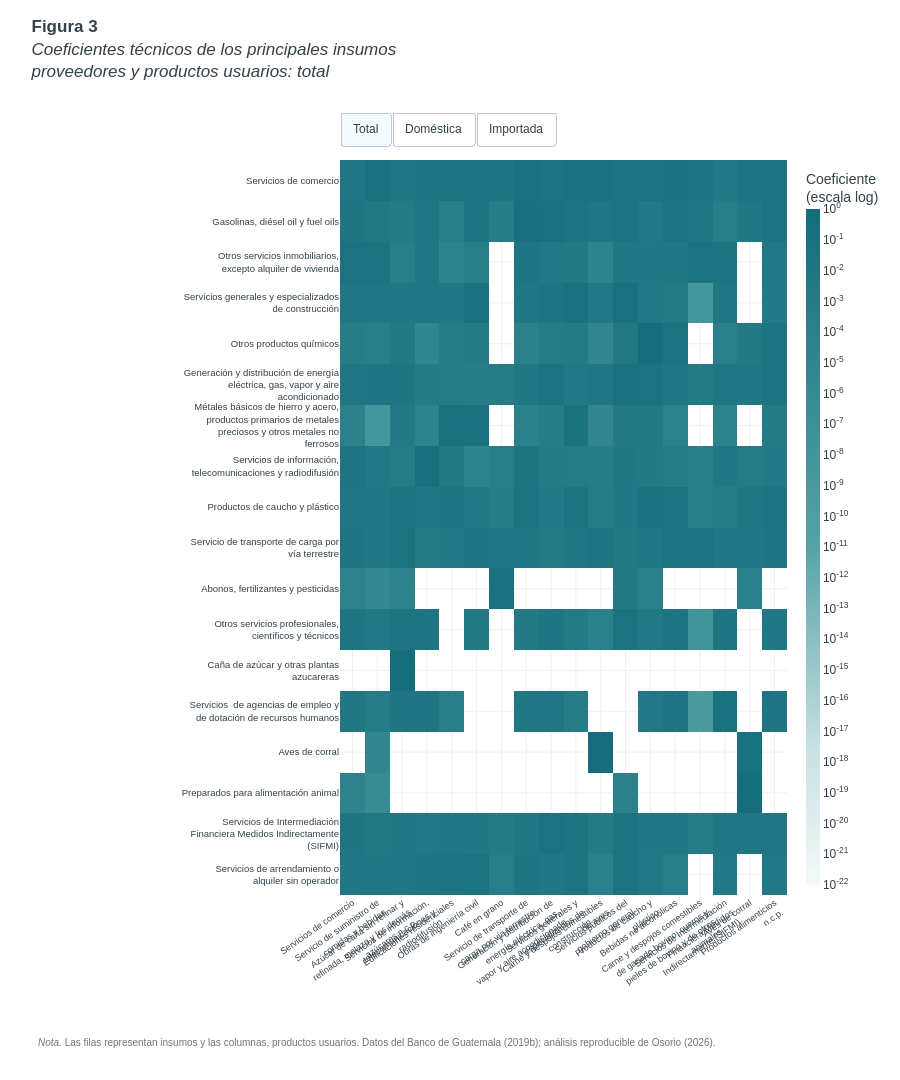

Notebook code for this chart:
### Code cell
#@title { display-mode: "form" }
fig_mapa, titulo_mapa = figura_mapa_calor()
mostrar_figura(fig_mapa, titulo_mapa)

### Figure 1 — Plotly figure (JSON) as saved in the notebook; plotly's stock layout.template omitted (floating-point values rounded to 4 significant figures; data arrays with more than 128 entries replaced by an {"elided": "..."} marker saying what was removed)
{"data": [{"colorbar": {"thickness": 14, "ticktext": ["10<sup>-22</sup>", "10<sup>-21</sup>", "10<sup>-20</sup>", "10<sup>-19</sup>", "10<sup>-18</sup>", "10<sup>-17</sup>", "10<sup>-16</sup>", "10<sup>-15</sup>", "10<sup>-14</sup>", "10<sup>-13</sup>", "10<sup>-12</sup>", "10<sup>-11</sup>", "10<sup>-10</sup>", "10<sup>-9</sup>", "10<sup>-8</sup>", "10<sup>-7</sup>", "10<sup>-6</sup>", "10<sup>-5</sup>", "10<sup>-4</sup>", "10<sup>-3</sup>", "10<sup>-2</sup>", "10<sup>-1</sup>", "10<sup>0</sup>"], "tickvals": [-22, -21, -20, -19, -18, -17, -16, -15, -14, -13, -12, -11, -10, -9, -8, -7, -6, -5, -4, -3, -2, -1, 0], "title": {"text": "Coeficiente<br>(escala log)"}}, "colorscale": [[0.0, "#f5f8f9"], [0.2, "#c8e1e2"], [0.5, "#55a3a7"], [1.0, "#146c7a"]], "customdata": {"elided": "18x18x7 mixed values"}, "hovertemplate": "Insumo: %{customdata[0]} (%{customdata[1]})<br>Producto que lo utiliza: %{customdata[2]} (%{customdata[3]})<br>Origen: %{customdata[4]}<br>Coeficiente exacto: %{customdata[5]:.6f}<br>Transacción: Q %{customdata[6]:,.2f} millones<extra></extra>", "type": "heatmap", "visible": true, "x": ["Servicios de comercio", "Servicio de suministro de<br>comidas y bebidas", "Azúcar de caña sin refinar y<br>refinada, melaza y los demás<br>azúcares n.c.p.", "Servicios de información,<br>telecomunicaciones y<br>radiodifusión", "Edificaciones residenciales", "Obras de ingeniería civil", "Café en grano", "Servicio de transporte de<br>carga por vía terrestre", "Generación y distribución de<br>energía eléctrica, gas,<br>vapor y aire acondicionado", "Servicios generales y<br>especializados de<br>construcción", "Carne y despojos comestibles<br>de aves", "Servicios públicos del<br>gobierno general", "Productos de caucho y<br>plástico", "Bebidas no alcohólicas", "Carne y despojos comestibles<br>de ganado bovino; cueros y<br>pieles de bovino y de otros<br>animales", "Servicios de Intermediación<br>Financiera Medidos<br>Indirectamente (SIFMI)", "Aves de corral", "Productos alimenticios<br>n.c.p."], "y": ["Servicios de comercio", "Gasolinas, diésel oil y fuel oils", "Otros servicios inmobiliarios,<br>excepto alquiler de vivienda", "Servicios generales y especializados<br>de construcción", "Otros productos químicos", "Generación y distribución de energía<br>eléctrica, gas, vapor y aire<br>acondicionado", "Métales básicos de hierro y acero,<br>productos primarios de metales<br>preciosos y otros metales no<br>ferrosos", "Servicios de información,<br>telecomunicaciones y radiodifusión", "Productos de caucho y plástico", "Servicio de transporte de carga por<br>vía terrestre", "Abonos, fertilizantes y pesticidas", "Otros servicios profesionales,<br>científicos y técnicos", "Caña de azúcar y otras plantas<br>azucareras", "Servicios  de agencias de empleo y<br>de dotación de recursos humanos", "Aves de corral", "Preparados para alimentación animal", "Servicios de Intermediación<br>Financiera Medidos Indirectamente<br>(SIFMI)", "Servicios de arrendamiento o<br>alquiler sin operador"], "z": {"elided": "18x18 float values"}, "zmax": 0, "zmin": -22}, {"colorbar": {"thickness": 14, "ticktext": ["10<sup>-22</sup>", "10<sup>-21</sup>", "10<sup>-20</sup>", "10<sup>-19</sup>", "10<sup>-18</sup>", "10<sup>-17</sup>", "10<sup>-16</sup>", "10<sup>-15</sup>", "10<sup>-14</sup>", "10<sup>-13</sup>", "10<sup>-12</sup>", "10<sup>-11</sup>", "10<sup>-10</sup>", "10<sup>-9</sup>", "10<sup>-8</sup>", "10<sup>-7</sup>", "10<sup>-6</sup>", "10<sup>-5</sup>", "10<sup>-4</sup>", "10<sup>-3</sup>", "10<sup>-2</sup>", "10<sup>-1</sup>", "10<sup>0</sup>"], "tickvals": [-22, -21, -20, -19, -18, -17, -16, -15, -14, -13, -12, -11, -10, -9, -8, -7, -6, -5, -4, -3, -2, -1, 0], "title": {"text": "Coeficiente<br>(escala log)"}}, "colorscale": [[0.0, "#f5f8f9"], [0.2, "#c8e1e2"], [0.5, "#55a3a7"], [1.0, "#146c7a"]], "customdata": {"elided": "18x18x7 mixed values"}, "hovertemplate": "Insumo: %{customdata[0]} (%{customdata[1]})<br>Producto que lo utiliza: %{customdata[2]} (%{customdata[3]})<br>Origen: %{customdata[4]}<br>Coeficiente exacto: %{customdata[5]:.6f}<br>Transacción: Q %{customdata[6]:,.2f} millones<extra></extra>", "type": "heatmap", "visible": false, "x": ["Servicios de comercio", "Servicio de suministro de<br>comidas y bebidas", "Azúcar de caña sin refinar y<br>refinada, melaza y los demás<br>azúcares n.c.p.", "Servicios de información,<br>telecomunicaciones y<br>radiodifusión", "Edificaciones residenciales", "Obras de ingeniería civil", "Café en grano", "Servicio de transporte de<br>carga por vía terrestre", "Generación y distribución de<br>energía eléctrica, gas,<br>vapor y aire acondicionado", "Servicios generales y<br>especializados de<br>construcción", "Carne y despojos comestibles<br>de aves", "Servicios públicos del<br>gobierno general", "Productos de caucho y<br>plástico", "Bebidas no alcohólicas", "Carne y despojos comestibles<br>de ganado bovino; cueros y<br>pieles de bovino y de otros<br>animales", "Servicios de Intermediación<br>Financiera Medidos<br>Indirectamente (SIFMI)", "Aves de corral", "Productos alimenticios<br>n.c.p."], "y": ["Servicios de comercio", "Gasolinas, diésel oil y fuel oils", "Otros servicios inmobiliarios,<br>excepto alquiler de vivienda", "Servicios generales y especializados<br>de construcción", "Otros productos químicos", "Generación y distribución de energía<br>eléctrica, gas, vapor y aire<br>acondicionado", "Métales básicos de hierro y acero,<br>productos primarios de metales<br>preciosos y otros metales no<br>ferrosos", "Servicios de información,<br>telecomunicaciones y radiodifusión", "Productos de caucho y plástico", "Servicio de transporte de carga por<br>vía terrestre", "Abonos, fertilizantes y pesticidas", "Otros servicios profesionales,<br>científicos y técnicos", "Caña de azúcar y otras plantas<br>azucareras", "Servicios  de agencias de empleo y<br>de dotación de recursos humanos", "Aves de corral", "Preparados para alimentación animal", "Servicios de Intermediación<br>Financiera Medidos Indirectamente<br>(SIFMI)", "Servicios de arrendamiento o<br>alquiler sin operador"], "z": {"elided": "18x18 float values"}, "zmax": 0, "zmin": -22}, {"colorbar": {"thickness": 14, "ticktext": ["10<sup>-22</sup>", "10<sup>-21</sup>", "10<sup>-20</sup>", "10<sup>-19</sup>", "10<sup>-18</sup>", "10<sup>-17</sup>", "10<sup>-16</sup>", "10<sup>-15</sup>", "10<sup>-14</sup>", "10<sup>-13</sup>", "10<sup>-12</sup>", "10<sup>-11</sup>", "10<sup>-10</sup>", "10<sup>-9</sup>", "10<sup>-8</sup>", "10<sup>-7</sup>", "10<sup>-6</sup>", "10<sup>-5</sup>", "10<sup>-4</sup>", "10<sup>-3</sup>", "10<sup>-2</sup>", "10<sup>-1</sup>", "10<sup>0</sup>"], "tickvals": [-22, -21, -20, -19, -18, -17, -16, -15, -14, -13, -12, -11, -10, -9, -8, -7, -6, -5, -4, -3, -2, -1, 0], "title": {"text": "Coeficiente<br>(escala log)"}}, "colorscale": [[0.0, "#f5f8f9"], [0.2, "#c8e1e2"], [0.5, "#55a3a7"], [1.0, "#146c7a"]], "customdata": {"elided": "18x18x7 mixed values"}, "hovertemplate": "Insumo: %{customdata[0]} (%{customdata[1]})<br>Producto que lo utiliza: %{customdata[2]} (%{customdata[3]})<br>Origen: %{customdata[4]}<br>Coeficiente exacto: %{customdata[5]:.6f}<br>Transacción: Q %{customdata[6]:,.2f} millones<extra></extra>", "type": "heatmap", "visible": false, "x": ["Servicios de comercio", "Servicio de suministro de<br>comidas y bebidas", "Azúcar de caña sin refinar y<br>refinada, melaza y los demás<br>azúcares n.c.p.", "Servicios de información,<br>telecomunicaciones y<br>radiodifusión", "Edificaciones residenciales", "Obras de ingeniería civil", "Café en grano", "Servicio de transporte de<br>carga por vía terrestre", "Generación y distribución de<br>energía eléctrica, gas,<br>vapor y aire acondicionado", "Servicios generales y<br>especializados de<br>construcción", "Carne y despojos comestibles<br>de aves", "Servicios públicos del<br>gobierno general", "Productos de caucho y<br>plástico", "Bebidas no alcohólicas", "Carne y despojos comestibles<br>de ganado bovino; cueros y<br>pieles de bovino y de otros<br>animales", "Servicios de Intermediación<br>Financiera Medidos<br>Indirectamente (SIFMI)", "Aves de corral", "Productos alimenticios<br>n.c.p."], "y": ["Servicios de comercio", "Gasolinas, diésel oil y fuel oils", "Otros servicios inmobiliarios,<br>excepto alquiler de vivienda", "Servicios generales y especializados<br>de construcción", "Otros productos químicos", "Generación y distribución de energía<br>eléctrica, gas, vapor y aire<br>acondicionado", "Métales básicos de hierro y acero,<br>productos primarios de metales<br>preciosos y otros metales no<br>ferrosos", "Servicios de información,<br>telecomunicaciones y radiodifusión", "Productos de caucho y plástico", "Servicio de transporte de carga por<br>vía terrestre", "Abonos, fertilizantes y pesticidas", "Otros servicios profesionales,<br>científicos y técnicos", "Caña de azúcar y otras plantas<br>azucareras", "Servicios  de agencias de empleo y<br>de dotación de recursos humanos", "Aves de corral", "Preparados para alimentación animal", "Servicios de Intermediación<br>Financiera Medidos Indirectamente<br>(SIFMI)", "Servicios de arrendamiento o<br>alquiler sin operador"], "z": {"elided": "18x18 float values"}, "zmax": 0, "zmin": -22}], "layout": {"annotations": [{"align": "left", "font": {"color": "#69767d", "size": 10}, "showarrow": false, "text": "<i>Nota.</i> Las filas representan insumos y las columnas, productos usuarios. Datos del Banco de Guatemala (2019b); análisis reproducible de Osorio (2026).", "x": 0, "xanchor": "left", "xref": "paper", "xshift": -304, "y": -0.19, "yanchor": "top", "yref": "paper"}], "font": {"color": "#334148", "family": "Arial, sans-serif", "size": 12}, "height": 1080, "hoverlabel": {"bgcolor": "white", "font": {"family": "Arial", "size": 12}}, "margin": {"b": 185, "l": 340, "r": 80, "t": 160}, "paper_bgcolor": "white", "plot_bgcolor": "white", "title": {"automargin": false, "font": {"size": 17}, "pad": {"b": 8}, "text": "<b>Figura 3</b><br><i>Coeficientes técnicos de los principales insumos<br>proveedores y productos usuarios: total</i>", "x": 0.035, "xanchor": "left", "xref": "container", "y": 0.97, "yanchor": "top", "yref": "container"}, "updatemenus": [{"active": 0, "buttons": [{"args": [{"visible": [true, false, false]}, {"title.text": "<b>Figura 3</b><br><i>Coeficientes técnicos de los principales insumos<br>proveedores y productos usuarios: total</i>"}], "label": "Total", "method": "update"}, {"args": [{"visible": [false, true, false]}, {"title.text": "<b>Figura 3</b><br><i>Coeficientes técnicos de los principales insumos<br>proveedores y productos usuarios: doméstica</i>"}], "label": "Doméstica", "method": "update"}, {"args": [{"visible": [false, false, true]}, {"title.text": "<b>Figura 3</b><br><i>Coeficientes técnicos de los principales insumos<br>proveedores y productos usuarios: importada</i>"}], "label": "Importada", "method": "update"}], "direction": "right", "pad": {"r": 6, "t": 0}, "showactive": true, "type": "buttons", "x": 0, "xanchor": "left", "y": 1.02, "yanchor": "bottom"}], "xaxis": {"automargin": true, "side": "bottom", "tickangle": -35, "tickfont": {"size": 9}}, "yaxis": {"automargin": true, "autorange": "reversed", "tickfont": {"size": 9.5}}}}
